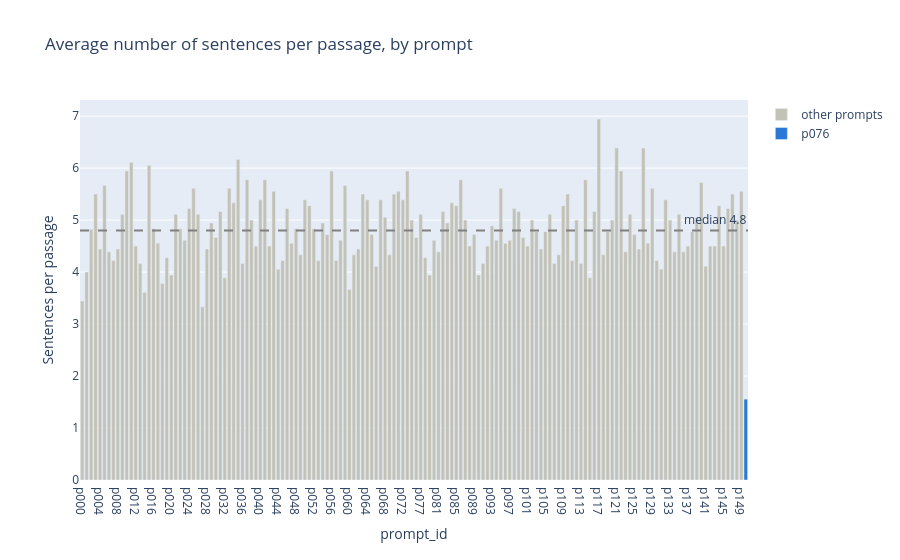

The code cell stored with this chart in its notebook:
### Code cell
df = n_sents.groupby(train.prompt_id).mean().rename('avg_sentence_count').reset_index()
df['highlight'] = df['prompt_id'].eq('p076').map({True: 'p076', False: 'other prompts'})

fig = px.bar(df, x='prompt_id', y='avg_sentence_count', color='highlight',
             color_discrete_map={'p076': '#2a78d6', 'other prompts': '#c3c2b7'},
             title='Average number of sentences per passage, by prompt',
             labels={'avg_sentence_count': 'Sentences per passage', 'highlight': ''})
fig.add_hline(y=df['avg_sentence_count'].median(), line_dash='dash', line_color='grey',
              annotation_text=f"median {df['avg_sentence_count'].median():.1f}")
fig.show()

### Figure 1 — Plotly figure (JSON) as saved in the notebook; plotly's stock layout.template omitted (floating-point values rounded to 4 significant figures; data arrays with more than 128 entries replaced by an {"elided": "..."} marker saying what was removed)
{"data": [{"hovertemplate": "=other prompts<br>prompt_id=%{x}<br>Sentences per passage=%{y}<extra></extra>", "legendgroup": "other prompts", "marker": {"color": "#c3c2b7", "pattern": {"shape": ""}}, "name": "other prompts", "orientation": "v", "showlegend": true, "textposition": "auto", "type": "bar", "x": {"elided": "149 str values"}, "xaxis": "x", "y": {"elided": "149 float values"}, "yaxis": "y"}, {"hovertemplate": "=p076<br>prompt_id=%{x}<br>Sentences per passage=%{y}<extra></extra>", "legendgroup": "p076", "marker": {"color": "#2a78d6", "pattern": {"shape": ""}}, "name": "p076", "orientation": "v", "showlegend": true, "textposition": "auto", "type": "bar", "x": ["p076"], "xaxis": "x", "y": [1.556], "yaxis": "y"}], "layout": {"annotations": [{"showarrow": false, "text": "median 4.8", "x": 1, "xanchor": "right", "xref": "x domain", "y": 4.801, "yanchor": "bottom", "yref": "y"}], "barmode": "relative", "legend": {"title": {"text": ""}, "tracegroupgap": 0}, "shapes": [{"line": {"color": "grey", "dash": "dash"}, "type": "line", "x0": 0, "x1": 1, "xref": "x domain", "y0": 4.801, "y1": 4.801, "yref": "y"}], "title": {"text": "Average number of sentences per passage, by prompt"}, "xaxis": {"anchor": "y", "domain": [0, 1], "title": {"text": "prompt_id"}}, "yaxis": {"anchor": "x", "domain": [0, 1], "title": {"text": "Sentences per passage"}}}}
